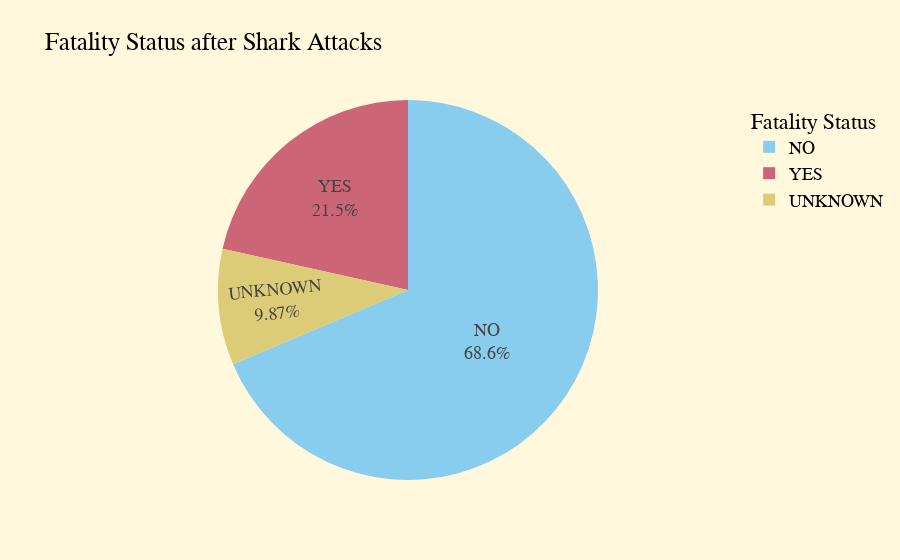

Write notebook code for a chart like this one.
### Code cell
# Distribution Type of Attack
fig = px.pie(data_frame = byFatal_count,
             values = 'Count',
             names = 'Fatality Status',
             title = 'Fatality Status after Shark Attacks',
             color_discrete_sequence=px.colors.qualitative.Safe
             )

fig.update_traces(textposition ='inside',
                  textinfo = 'label+percent')
fig.update_layout(paper_bgcolor='cornsilk',
                  legend_title = 'Fatality Status',
                  uniformtext_minsize=18,
                  uniformtext_mode='hide',
                  font = dict(
                      family = "Courier New, monospace",
                      size = 18,
                      color = 'black'
                  ))

fig.show()

### Figure 1 — Plotly figure (JSON) as saved in the notebook; plotly's stock layout.template omitted (floating-point values rounded to 4 significant figures)
{"data": [{"domain": {"x": [0.0, 1.0], "y": [0.0, 1.0]}, "hovertemplate": "Fatality Status=%{label}<br>Count=%{value}<extra></extra>", "labels": ["NO", "YES", "UNKNOWN"], "legendgroup": "", "name": "", "showlegend": true, "textinfo": "label+percent", "textposition": "inside", "type": "pie", "values": [4235, 1328, 609]}], "layout": {"font": {"color": "black", "family": "Courier New, monospace", "size": 18}, "legend": {"title": {"text": "Fatality Status"}, "tracegroupgap": 0}, "paper_bgcolor": "cornsilk", "piecolorway": ["rgb(136, 204, 238)", "rgb(204, 102, 119)", "rgb(221, 204, 119)", "rgb(17, 119, 51)", "rgb(51, 34, 136)", "rgb(170, 68, 153)", "rgb(68, 170, 153)", "rgb(153, 153, 51)", "rgb(136, 34, 85)", "rgb(102, 17, 0)", "rgb(136, 136, 136)"], "title": {"text": "Fatality Status after Shark Attacks"}, "uniformtext": {"minsize": 18, "mode": "hide"}}}
